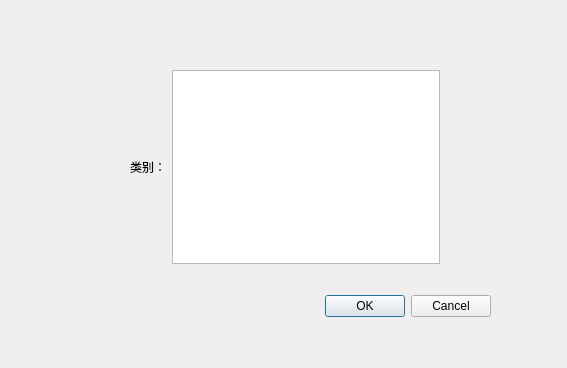
<?xml version="1.0" encoding="UTF-8"?>
<ui version="4.0">
 <class>Dialog</class>
 <widget class="QDialog" name="Dialog">
  <property name="geometry">
   <rect>
    <x>0</x>
    <y>0</y>
    <width>567</width>
    <height>368</height>
   </rect>
  </property>
  <property name="windowTitle">
   <string>bbox 2d type</string>
  </property>
  <widget class="QDialogButtonBox" name="buttonBox">
   <property name="geometry">
    <rect>
     <x>150</x>
     <y>290</y>
     <width>341</width>
     <height>32</height>
    </rect>
   </property>
   <property name="orientation">
    <enum>Qt::Horizontal</enum>
   </property>
   <property name="standardButtons">
    <set>QDialogButtonBox::Cancel|QDialogButtonBox::Ok</set>
   </property>
  </widget>
  <widget class="QWidget" name="layoutWidget">
   <property name="geometry">
    <rect>
     <x>130</x>
     <y>70</y>
     <width>310</width>
     <height>194</height>
    </rect>
   </property>
   <layout class="QHBoxLayout" name="horizontalLayout">
    <item>
     <widget class="QLabel" name="label_type">
      <property name="text">
       <string>类别：</string>
      </property>
     </widget>
    </item>
    <item>
     <widget class="QListView" name="listView_type">
      <property name="enabled">
       <bool>true</bool>
      </property>
      <property name="editTriggers">
       <set>QAbstractItemView::NoEditTriggers</set>
      </property>
      <property name="tabKeyNavigation">
       <bool>false</bool>
      </property>
     </widget>
    </item>
   </layout>
  </widget>
 </widget>
 <resources/>
 <connections>
  <connection>
   <sender>buttonBox</sender>
   <signal>accepted()</signal>
   <receiver>Dialog</receiver>
   <slot>accept()</slot>
   <hints>
    <hint type="sourcelabel">
     <x>248</x>
     <y>254</y>
    </hint>
    <hint type="destinationlabel">
     <x>157</x>
     <y>274</y>
    </hint>
   </hints>
  </connection>
  <connection>
   <sender>buttonBox</sender>
   <signal>rejected()</signal>
   <receiver>Dialog</receiver>
   <slot>reject()</slot>
   <hints>
    <hint type="sourcelabel">
     <x>316</x>
     <y>260</y>
    </hint>
    <hint type="destinationlabel">
     <x>286</x>
     <y>274</y>
    </hint>
   </hints>
  </connection>
 </connections>
</ui>
